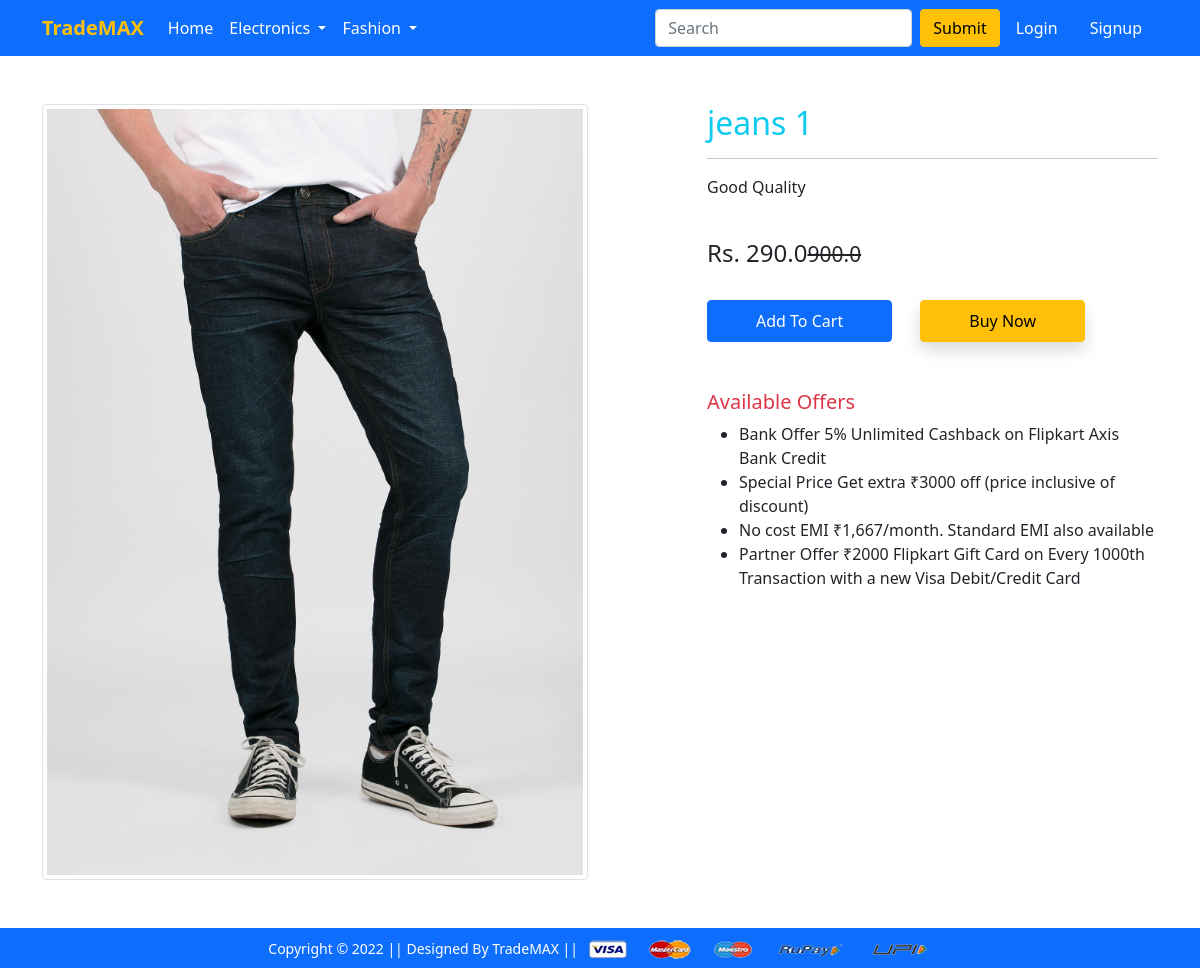
Before: /product-detail/1 with the older database file.
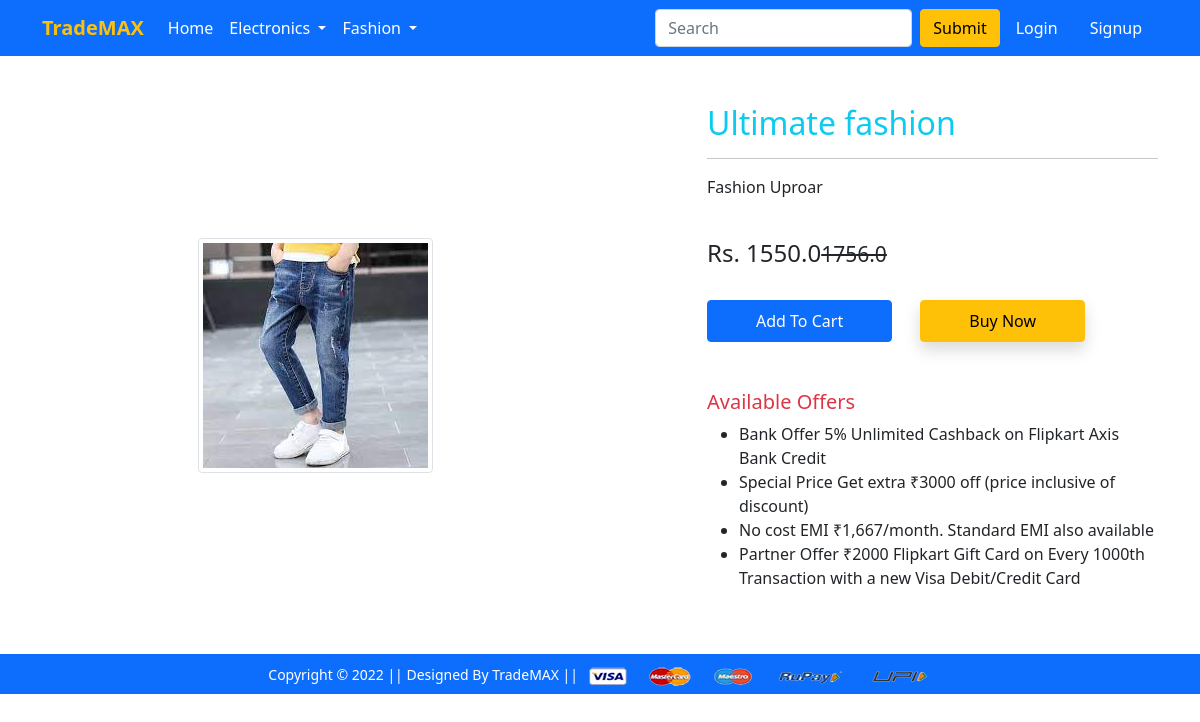
After: the same page with the newer database file.
### app/models.py (models this page shows, shortened)
class Product(models.Model):
    title=models.CharField(max_length=90)
    selling_price=models.FloatField()
    descounted_price=models.FloatField()
    descripiton=models.TextField()
    brand=models.CharField(max_length=90)
    category=models.CharField(choices=CATEGORY_CHOICES , max_length=2)
    product_image=models.ImageField(upload_to='producting')

### app/views.py (the view)
# urls.py: path('product-detail/<int:pk>', views.ProductDetailView.as_view() , name='product-detail'),
class ProductDetailView(View):
 def get(self , request , pk):
    product=Product.objects.get(pk=pk)
    return render(request, 'app/productdetail.html' , {'product':product})

### app/templates/app/productdetail.html (shortened to what this page needs)
{% extends 'app/base.html' %}
{% load static %}
{% block main-content %}
<div class="container my-5">
 <div class="row">
  <div class="col-sm-6 text-center align-self-center">
   <img src="/media/{{product.product_image}}" alt="" class="img-fluid img-thumbnail">
  </div>
  <div class="col-sm-5 offset-sm-1">
   <h2 class="text-info">{{product.title}}</h2>
   <hr>
   <p>{{product.descripiton}}</p> <br>
   <h4>Rs. {{product.descounted_price}}<small class="fw-light text-decoration-line-through">{{product.selling_price}}</small></h4> <br>
    <form action="/add-to-cart" class="d-inline " >
        <button type="submit"  class="btn btn-primary shodow px-5 py-2">
            Add To Cart
        </button>
    </form>
   <a href="{% url 'buy-now' %}" class="btn btn-warning shadow px-5 py-2 ms-4">Buy Now</a>
   <h5 class="mt-5 text-danger">Available Offers</h5>
   <ul>
    <li>Bank Offer 5% Unlimited Cashback on Flipkart Axis Bank Credit</li>
    <li>Special Price Get extra ₹3000 off (price inclusive of discount)</li>
    <li>No cost EMI ₹1,667/month. Standard EMI also available</li>
    <li>Partner Offer ₹2000 Flipkart Gift Card on Every 1000th Transaction with a new Visa Debit/Credit Card</li>
   </ul>
  </div>
 </div>
</div>
{% endblock main-content %}

Changed rows visible on the page:
changed Product: product_image: a different picture; title "jeans 1" → "Ultimate fashion"; descripiton "Good Quality" → "Fashion Uproar"; descounted_price "290.0" → "1550.0"; selling_price "900.0" → "1756.0"
